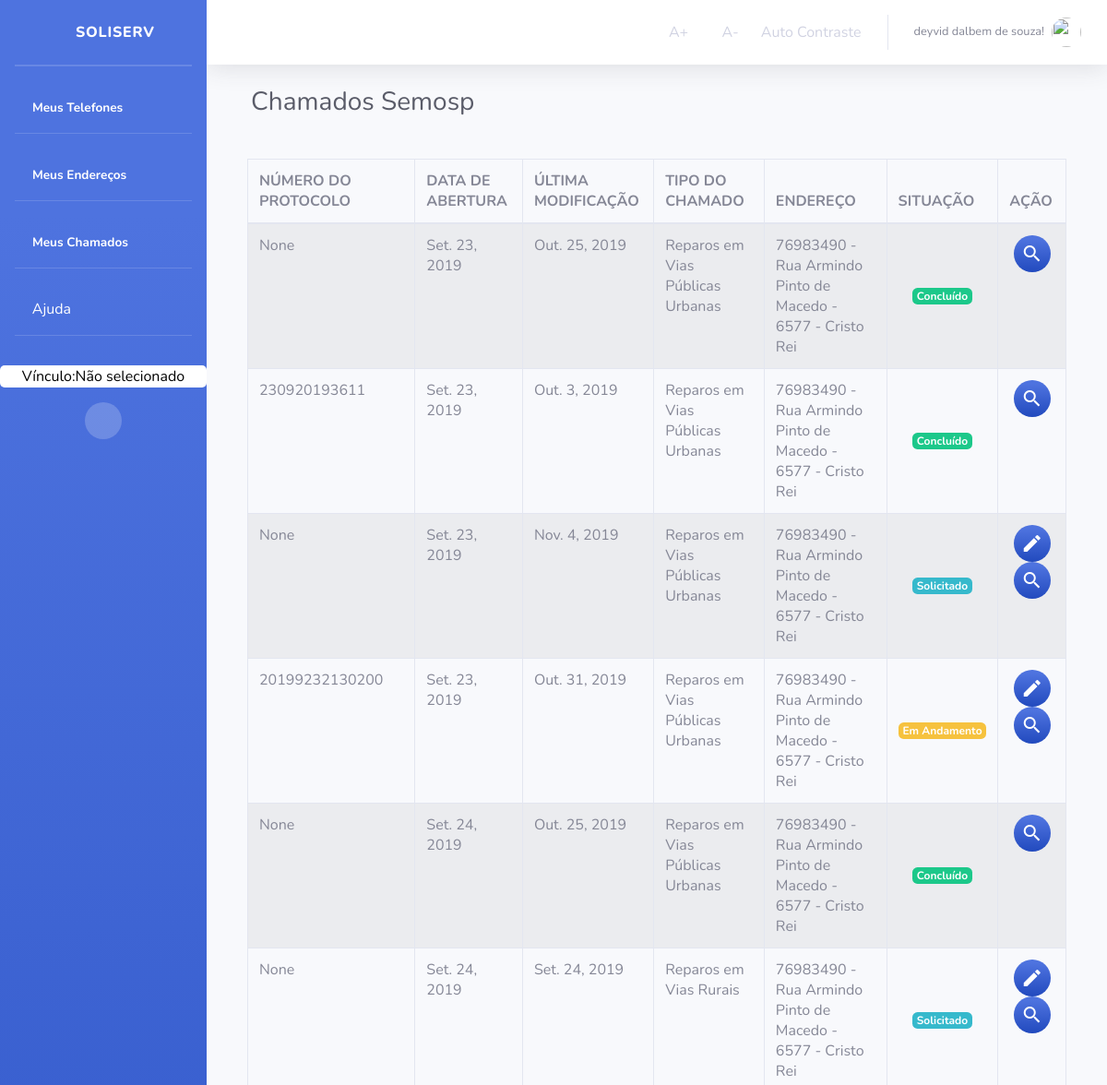
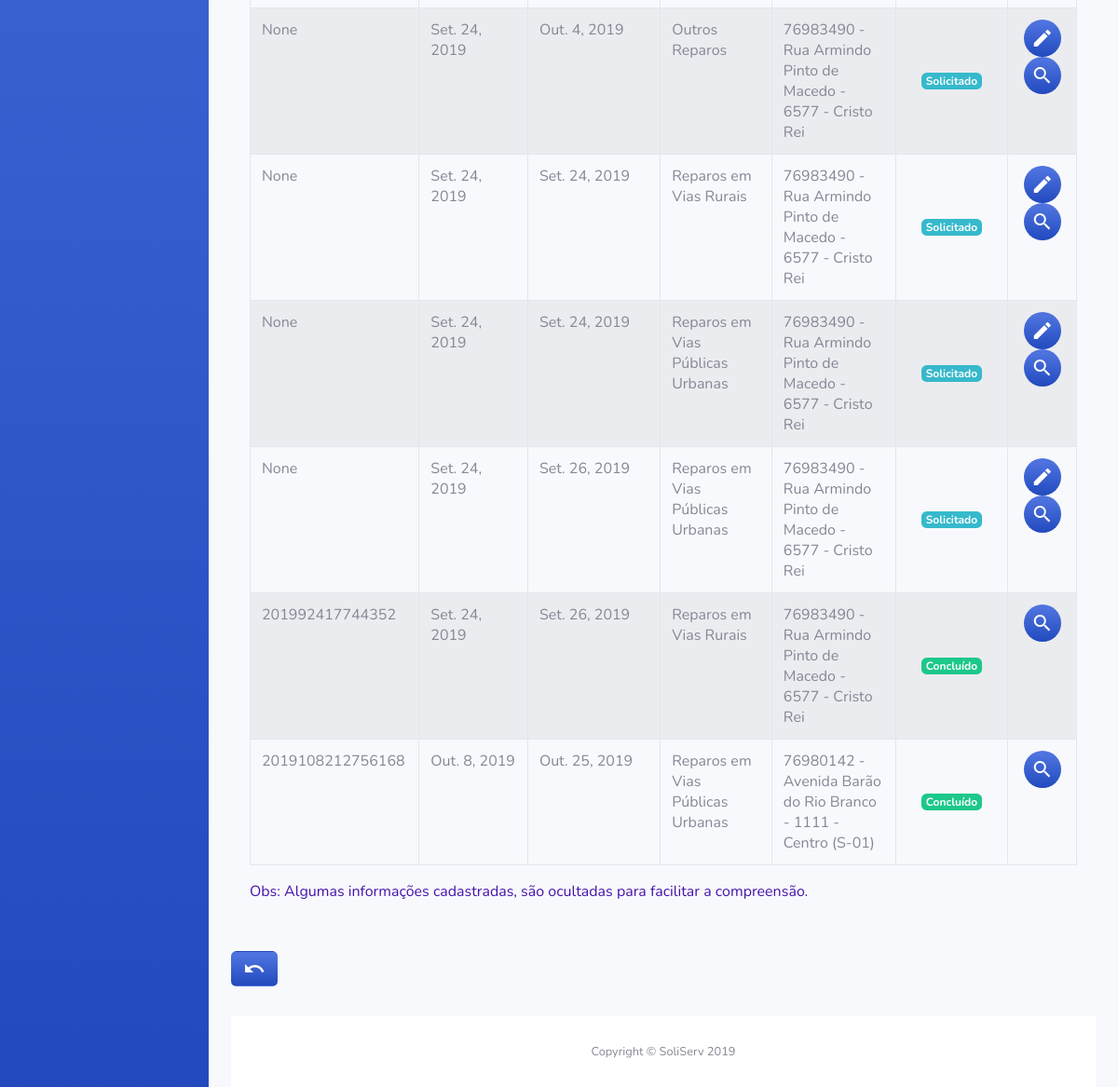
/Orgao/listarChamadosOrgao/ (signed in), run on an earlier commit of the app's database (2 pictures, top to bottom).
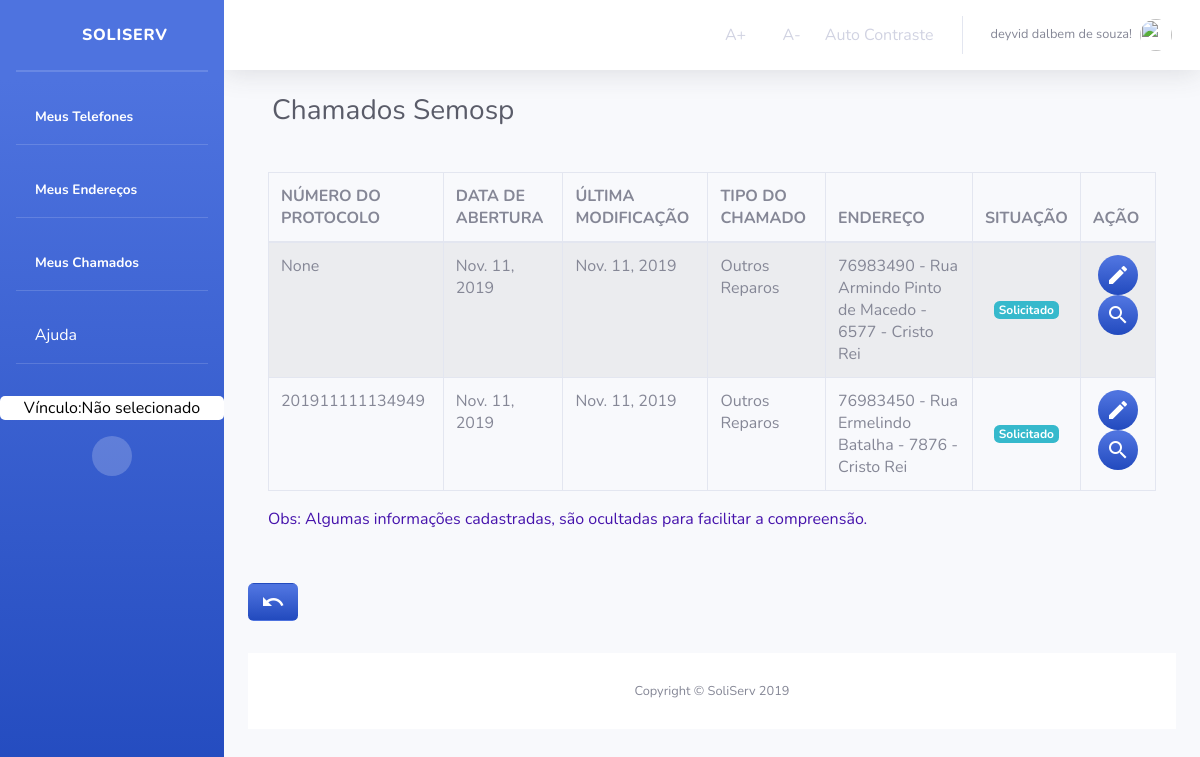
And on a later commit of the database.
### Chamados/models.py (models this page shows, shortened)
class Chamado(models.Model):
    dataAbertura = models.DateField('ABERTO EM',auto_now_add=True)
    dataConclusao = models.DateField('CONCLUÍDO EM',auto_now=True)
    numeroProtocolo = models.CharField('NÚMERO DE PROTOCOLO', max_length=45, null=True, blank=True)
    observacao = models.CharField('OBSERVAÇÃO',max_length=100)
    observacaoOrgao = models.CharField('RETORNO DO ÓRGÃO', max_length=100, null=True, blank=True)
    idStatus = models.ForeignKey(
        Status, on_delete=models.CASCADE, verbose_name="STATUS")
    idOrgao = models.ForeignKey(
        Orgao, on_delete=models.CASCADE, verbose_name="ORGÃO")
    idTipoChamado = models.ForeignKey(
        TipoChamado, on_delete=models.CASCADE, verbose_name="TIPO DE CHAMADO")
    idUsuario = models.ForeignKey(
        User, on_delete=models.CASCADE, verbose_name="USUÁRIO")
    idEndereco = models.ForeignKey(
        Endereco, on_delete=models.CASCADE, verbose_name="ENDEREÇO DO CHAMADO")
    class Meta:
        verbose_name = "Chamado"
        verbose_name_plural = "Chamados"

class TipoChamado(models.Model):
    descricaoTipoChamado = models.CharField('TIPO CHAMADO', max_length=45)
    idOrgao = models.ForeignKey(
        Orgao, on_delete=models.CASCADE, verbose_name="ORGÃO")
    class Meta:
        verbose_name = "TipoChamados"
        verbose_name_plural = "TipoChamados"

class Status(models.Model):
    descricao = models.CharField('DESCRIÇÃO', max_length=45)
    class Meta:
        verbose_name = "Status"
        verbose_name_plural = "Status"

### Usuario/models.py (models this page shows)
class Endereco(models.Model):
    cep = models.IntegerField('CEP')
    logradouro = models.CharField('LOGRADOURO', max_length=45)
    enderecoNumero = models.CharField('NÚMERO', max_length=11)
    complemento = models.CharField('COMPLEMENTO', max_length=45)
    bairro = models.CharField('BAIRRO', max_length=45)
    observacao = models.CharField('OBSERVAÇÃO', max_length=45)
    municipio = models.CharField('MUNICIPIO', max_length=45)
    estado = models.CharField('ESTADO', max_length=2)
    idPessoa = models.ForeignKey(
        User, on_delete=models.CASCADE, verbose_name="PESSOA")
    def __str__(self):
        return (str (self.cep))+" - " + self.logradouro +" - "+ self.enderecoNumero + " - " + self.bairro
    class Meta:
        verbose_name = "Endereco"
        verbose_name_plural = "Endereco"

### Orgao/views.py (the view)
# urls.py: path('listarChamadosOrgao/', views.ListaOrgaoChamado, name='lista_chamados_orgao'),
def ListaOrgaoChamado(request):
    if not request.user.has_perm('Chamado.view_Chamado'):
        return render(request, 'Orgao/bloqueioDeAcesso.html')
    else:
        lista_chamados = Chamado.objects.all()
        paginator = Paginator(lista_chamados, 10000)
        page = request.GET.get('page')
        lista_chamados = paginator.get_page(page)
        context = {'lista_chamados': lista_chamados}
        if not request.user.is_authenticated:
            return render(request, 'Usuario/acessoNegado.html')
        else:
            return render(request, 'ChamadosOrgao/listarChamadosOrgao.html', context)

### Orgao/templates/ChamadosOrgao/listarChamadosOrgao.html (shortened to what this page needs)
{% extends "sistemaDeGestaoDeServicosPublicos/index1.html" %}
{% block titulo %}
Chamados Semosp
{% endblock titulo%}
{% block centro %}
{% if user.is_authenticated %}
<form>
    <div>
        <div>
            <div class="card-body">
                {% if lista_chamados %}
                <div class="table-responsive">
                    <table class="table table-bordered table-striped" id="dataTable" cellspacing="0">
                        <thead>
                            <tr>
                                <th>NÚMERO DO PROTOCOLO</th>
                                <th>DATA DE ABERTURA</th>
                                <th>ÚLTIMA MODIFICAÇÃO</th>
                                <th>TIPO DO CHAMADO</th>
                                <th>ENDEREÇO</th>
                                <th>SITUAÇÃO</th>
                                <th>AÇÃO</th>
                            </tr>
                        </thead>
                        <tbody>
                            {% for chamado in lista_chamados %}
                            <tr>
                                <td>{{chamado.numeroProtocolo}}</td>
                                <td>{{chamado.dataAbertura}}</td>
                                {% if chamado.dataConclusao != chamado.dataAbertura %}
                                <td>{{chamado.dataConclusao}}</td>
                                {% else %}
                                <td>{{chamado.dataAbertura}}</td>
                                {% endif %}
                                <td>{{chamado.idTipoChamado.descricaoTipoChamado}}</td>
                                <td>{{chamado.idEndereco}}</td>
                                {% if chamado.idStatus.pk == 1  %}
                                <td class="text-center align-middle"> <small
                                        class="badge badge-info">{{chamado.idStatus.descricao}}</small></td>
                                {% elif chamado.idStatus.pk == 3  %}
                                <td class="text-center align-middle"> <small
                                        class="badge badge-warning">{{chamado.idStatus.descricao}}</small></td>
                                {% elif chamado.idStatus.pk == 2 %}
                                <td class="text-center align-middle"> <small
                                        class="badge badge-success">{{chamado.idStatus.descricao}}</small></td>
                                {% endif %}
                                <td class="border ">
                                 <div class="text-center align-middle">
                                    {% if chamado.idStatus.pk != 2 %}
                                    <a class="bg-gradient-primary btn-circle text-white"
                                        href="{% url 'Orgao:atualizar_chamados_orgao' chamado.id %}"
                                        title="Editar Chamado">
                                        <i class="material-icons">edit</i>
                                    </a>
                                    {% endif %}
                                    <a class=" bg-gradient-primary btn-circle text-white"
                                        href="{% url 'Orgao:chamado_detalhado' chamado.id %}"
                                        title="Detalhes do Chamado">
                                        <i class="material-icons">search</i>
                                    </a>
                                 </div>
                                </td>
                            </tr>
                            {% endfor %}
                        </tbody>
                    </table>
                    <p class=" mt-1" style="color: #4613ac;"> Obs: Algumas informações cadastradas, são ocultadas para
                        facilitar a
                        compreensão.</p>
                </div>
            </div>
        </div>
    </div>
    <a class="btn mb-3 mt-3 bg-gradient-primary text-white" href="{% url 'Orgao:orgao_index' %}"
        title="Voltar a pagina inicial">
        <i class="material-icons">undo</i>
    </a>
{% endif %}
{% endif %}
{% endblock %}

### templates/sistemaDeGestaoDeServicosPublicos/index1.html (shortened to what this page needs)
<!DOCTYPE html>
<html lang="pt-br">
{% load staticfiles %}
<head>
  <link rel="stylesheet" href="{% static 'tema/css/sb-admin-2.css' %}">
  <link rel="stylesheet" href="{% static 'tema/vendor/fontawesome-free/css/all.css' %}">
  <link rel="stylesheet" href="{% static 'tema/vendor/fontawesome-free/css/all.css' %}">
  <link rel="stylesheet" href="{% static 'css/style.css' %}">
  <link rel="stylesheet" href="{% static 'img/avatar_2x.png' %}">
  <link rel="stylesheet" href="https://stackpath.bootstrapcdn.com/bootstrap/4.3.1/css/bootstrap.min.css"
>
  <link href="https://unpkg.com/material-components-web@latest/dist/material-components-web.min.css" rel="stylesheet">
  <link href="vendor/fontawesome-free/css/all.min.css" rel="stylesheet" type="text/css">
  <link href="css/sb-admin-2.min.css" rel="stylesheet">
</head>
<body id="page-top" class="acessibilidade teste">
  <div id="wrapper">
    <ul class="navbar-nav bg-gradient-primary sidebar sidebar-dark accordion" id="accordionSidebar">
      <a class="sidebar-brand d-flex align-items-center justify-content-center" href="{% url 'index' %}">
        <div class="sidebar-brand-icon">
          <i class="fas fa-home"></i>
        </div>
        <div class="sidebar-brand-text mx-3">SoliServ</div>
      </a>
      <hr class="sidebar-divider my-0">
      <hr class="sidebar-divider">
      <li class="nav-item active">
        <a class="nav-link" href="{% url 'listaTelefones' %}" title="Listar Meus Telefones">
          <i class="fas fa-phone-alt"></i>
          <span>Meus Telefones</span></a>
      </li>
      <hr class="sidebar-divider d-none d-md-block">
      <li class="nav-item active">
        <a class="nav-link" href="{% url 'listaEnderecos' %}" title="Listar Meus Endereços">
          <i class="fas fa-map-marker-alt"></i>
          <span>Meus Endereços</span></a>
      </li>
      <hr class="sidebar-divider d-none d-md-block">
      {% if user.is_authenticated %}
      <li class="nav-item active">
        <a class="nav-link" href="{% url 'Chamados:lista_chamado' user.id %}" title="Listar Meus Chamados">
          <i class="fas fa-list"></i>
          <span>Meus Chamados</span></a>
      </li>
      {% else %}
      <li class="nav-item active">
        <a class="nav-link" href="#" title="Listar Meus Chamados">
          <i class="fas fa-list"></i>
          <span>Meus Chamados</span></a>
      </li>
      {% endif %}
      <hr class="sidebar-divider d-none d-md-block">
      <li class="nav-item">
        <a class="nav-link text-white" href="#" data-toggle="modal" data-target="#ModalAjuda" title="Obter informações">
          <i class="far fa-question-circle"></i>
          Ajuda
        </a>
      </li>
      <hr class="sidebar-divider d-none d-md-block">
      {% if request.session.temVinculo %}
      <a class="mt-3 text-center w-60 escolheVinculo" title="Clique para Escolher o Vínculo"
        href="{% url 'Orgao:retorna_Lotacao' %}">
        {% if request.session.nomeVinculo %}
        <span> Vínculo: {{ request.session.nomeVinculo }}</span>
        {% else %}
        <span> Vínculo:Não selecionado</span>
        {% endif %}
      </a>
      {% endif %}
      <div class=" mt-3 text-center d-none d-md-inline">
        <button class="rounded-circle border-0" id="sidebarToggle"></button>
      </div>
    </ul>
    <div id="content-wrapper" class="d-flex flex-column">
      <div id="content">
        <nav class="navbar navbar-expand navbar-light bg-white topbar mb-4 static-top shadow">
          <ul class="navbar-nav ml-auto">
            <li class="nav-item active">
              <a class="nav-link acessibilidade" onClick="fonte('a');" href="#" title="Aumentar Tamanho da Fonte">
                <i class="far fa-arrow-alt-circle-up"></i>
                <span>A+</span></a>
            </li>
            <li class="nav-item active">
              <a class="nav-link acessibilidade" onClick="fonte('d');" href="#" title="Diminuir Tamanho da Fonte">
                <i class="far fa-arrow-alt-circle-down"></i>
                <span>A-</span></a>
            </li>
            <li class="nav-item active">
              <a href="#altocontraste" id="altocontraste" accesskey="3" title="Auto Contraste"
                onclick="window.toggleContrast()" onkeydown="window.toggleContrast()" class="nav-link"
                title="Auto Contraste">
                <span>Auto Contraste</span></a>
            </li>
            <li class="nav-item dropdown no-arrow">
              <a class="nav-link dropdown-toggle" href="#" id="userDropdown" role="button" data-toggle="dropdown"
                aria-haspopup="true" aria-expanded="false">
                {% if user.is_authenticated %}
                <span class="mr-2 d-none d-lg-inline text-gray-600 small">{{ user.first_name }}
                  {{ user.last_name}}!</span>
                {% else %}
                <span class="mr-2 d-none d-lg-inline text-gray-600 small">Usuário não está logado!</span>
                {% endif %}
                {% if user.is_authenticated %}
                <img class="img-profile rounded-circle" src="{{ request.session.profile_picture }}">
                {% else %}
                <img class="img-profile rounded-circle" src="{% static 'img/avatar_2x.png' %}">
                {% endif %}
              </a>
            </li>
          </ul>
        </nav>
        <div class="container-fluid">
          <div class="d-sm-flex align-items-center justify-content-between mb-4 container">
            <h1 class="h3 mb-0 text-gray-800">{% block titulo %}{% endblock titulo%}</h1>
          </div>
          <div class="">
            {% block centro %}
            {% endblock %}
          </div>
          <footer class="sticky-footer bg-white">
            <div class="container my-auto">
              <div class="copyright text-center my-auto">
                <span>Copyright &copy; SoliServ 2019</span>
              </div>
            </div>
          </footer>
        </div>
      </div>
</body>
</html>

### sistemaDeGestaoDeServicosPublicos/static/css/style.css (style rules this page uses)
.escolheVinculo { border-radius: 5px; background-color: white; color: black; }

What changed in the data, as far as the page shows it:
removed Chamado: numeroProtocolo "None", dataAbertura "Set. 23, 2019", dataConclusao "Out. 25, 2019", idTipoChamado.descricaoTipoChamado "Reparos em Vias Públicas Urbanas", idEndereco "76983490 - Rua Armindo Pinto de Macedo - 6577 - Cristo Rei", idStatus.descricao "Concluído"
removed Chamado: numeroProtocolo "230920193611", dataAbertura "Set. 23, 2019", dataConclusao "Out. 3, 2019", idTipoChamado.descricaoTipoChamado "Reparos em Vias Públicas Urbanas", idEndereco "76983490 - Rua Armindo Pinto de Macedo - 6577 - Cristo Rei", idStatus.descricao "Concluído"
removed Chamado: numeroProtocolo "None", dataAbertura "Set. 23, 2019", dataConclusao "Nov. 4, 2019", idTipoChamado.descricaoTipoChamado "Reparos em Vias Públicas Urbanas", idEndereco "76983490 - Rua Armindo Pinto de Macedo - 6577 - Cristo Rei", idStatus.descricao "Solicitado"
removed Chamado: numeroProtocolo "20199232130200", dataAbertura "Set. 23, 2019", dataConclusao "Out. 31, 2019", idTipoChamado.descricaoTipoChamado "Reparos em Vias Públicas Urbanas", idEndereco "76983490 - Rua Armindo Pinto de Macedo - 6577 - Cristo Rei", idStatus.descricao "Em Andamento"
removed Chamado: numeroProtocolo "None", dataAbertura "Set. 24, 2019", dataConclusao "Out. 25, 2019", idTipoChamado.descricaoTipoChamado "Reparos em Vias Públicas Urbanas", idEndereco "76983490 - Rua Armindo Pinto de Macedo - 6577 - Cristo Rei", idStatus.descricao "Concluído"
removed Chamado: numeroProtocolo "None", dataAbertura "Set. 24, 2019", idTipoChamado.descricaoTipoChamado "Reparos em Vias Rurais", idEndereco "76983490 - Rua Armindo Pinto de Macedo - 6577 - Cristo Rei", idStatus.descricao "Solicitado"
removed Chamado: numeroProtocolo "None", dataAbertura "Set. 24, 2019", dataConclusao "Out. 4, 2019", idTipoChamado.descricaoTipoChamado "Outros Reparos", idEndereco "76983490 - Rua Armindo Pinto de Macedo - 6577 - Cristo Rei", idStatus.descricao "Solicitado"
removed Chamado: numeroProtocolo "None", dataAbertura "Set. 24, 2019", idTipoChamado.descricaoTipoChamado "Reparos em Vias Rurais", idEndereco "76983490 - Rua Armindo Pinto de Macedo - 6577 - Cristo Rei", idStatus.descricao "Solicitado"
removed Chamado: numeroProtocolo "None", dataAbertura "Set. 24, 2019", idTipoChamado.descricaoTipoChamado "Reparos em Vias Públicas Urbanas", idEndereco "76983490 - Rua Armindo Pinto de Macedo - 6577 - Cristo Rei", idStatus.descricao "Solicitado"
removed Chamado: numeroProtocolo "None", dataAbertura "Set. 24, 2019", dataConclusao "Set. 26, 2019", idTipoChamado.descricaoTipoChamado "Reparos em Vias Públicas Urbanas", idEndereco "76983490 - Rua Armindo Pinto de Macedo - 6577 - Cristo Rei", idStatus.descricao "Solicitado"
removed Chamado: numeroProtocolo "201992417744352", dataAbertura "Set. 24, 2019", dataConclusao "Set. 26, 2019", idTipoChamado.descricaoTipoChamado "Reparos em Vias Rurais", idEndereco "76983490 - Rua Armindo Pinto de Macedo - 6577 - Cristo Rei", idStatus.descricao "Concluído"
removed Chamado: numeroProtocolo "2019108212756168", dataAbertura "Out. 8, 2019", dataConclusao "Out. 25, 2019", idTipoChamado.descricaoTipoChamado "Reparos em Vias Públicas Urbanas", idEndereco "76980142 - Avenida Barão do Rio Branco - 1111 - Centro (S-01)", idStatus.descricao "Concluído"
added Chamado: numeroProtocolo "None", dataAbertura "Nov. 11, 2019", idTipoChamado.descricaoTipoChamado "Outros Reparos", idEndereco "76983490 - Rua Armindo Pinto de Macedo - 6577 - Cristo Rei", idStatus.descricao "Solicitado"
added Chamado: numeroProtocolo "201911111134949", dataAbertura "Nov. 11, 2019", idTipoChamado.descricaoTipoChamado "Outros Reparos", idEndereco "76983450 - Rua Ermelindo Batalha - 7876 - Cristo Rei", idStatus.descricao "Solicitado"
